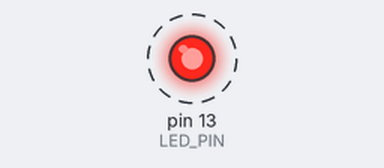
Bench run of a sketch on a simulated Arduino Mega 2560, built with avr-gcc and run on an emulated ATmega2560. Shown: output pins drawn as LEDs (lit = HIGH). Dashed ring = blinking.

Above: at 0.5 s.
Timing chart, 0 to 4.6 s (numbered marks = the images above):
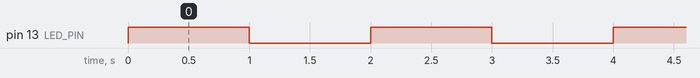

The sketch:

sketch.ino
```cpp
#include <avr/io.h>

#define LED_PIN 13  // O LED está conectado ao pino digital 13

void setup() {
    // Configura o pino LED como saída
    DDRB |= (1 << PORTB7);  // Configura o pino 13 (PORTB7) como saída

    // Configura o temporizador no modo CTC
    // Temporizador 1 - Timer1
    TCCR1A = 0; // Limpa o registrador de controle A do Timer1
    TCCR1B = (1 << WGM12) | (1 << CS12) | (1 << CS10); // Modo CTC (WGM12) e prescaler de 1024 (CS12 e CS10)

    // Configura o valor de comparação para 1 segundo
    OCR1A = 15624; // Valor calculado para um segundo com prescaler de 1024 (16MHz / 1024 = 15625 Hz)
}

void loop() {
    // Verifica se houve um evento de comparação
    if (TIFR1 & (1 << OCF1A)) {
        // Limpa a flag de comparação
        TIFR1 |= (1 << OCF1A);

        // Alterna o estado do LED
        PORTB ^= (1 << PORTB7);  // Alterna o pino 13 (PORTB7) do Arduino
    }
}
```

Measured:
- by itself, pin 13 (LED_PIN): alternates HIGH for 1.0 s and LOW for 1.0 s
